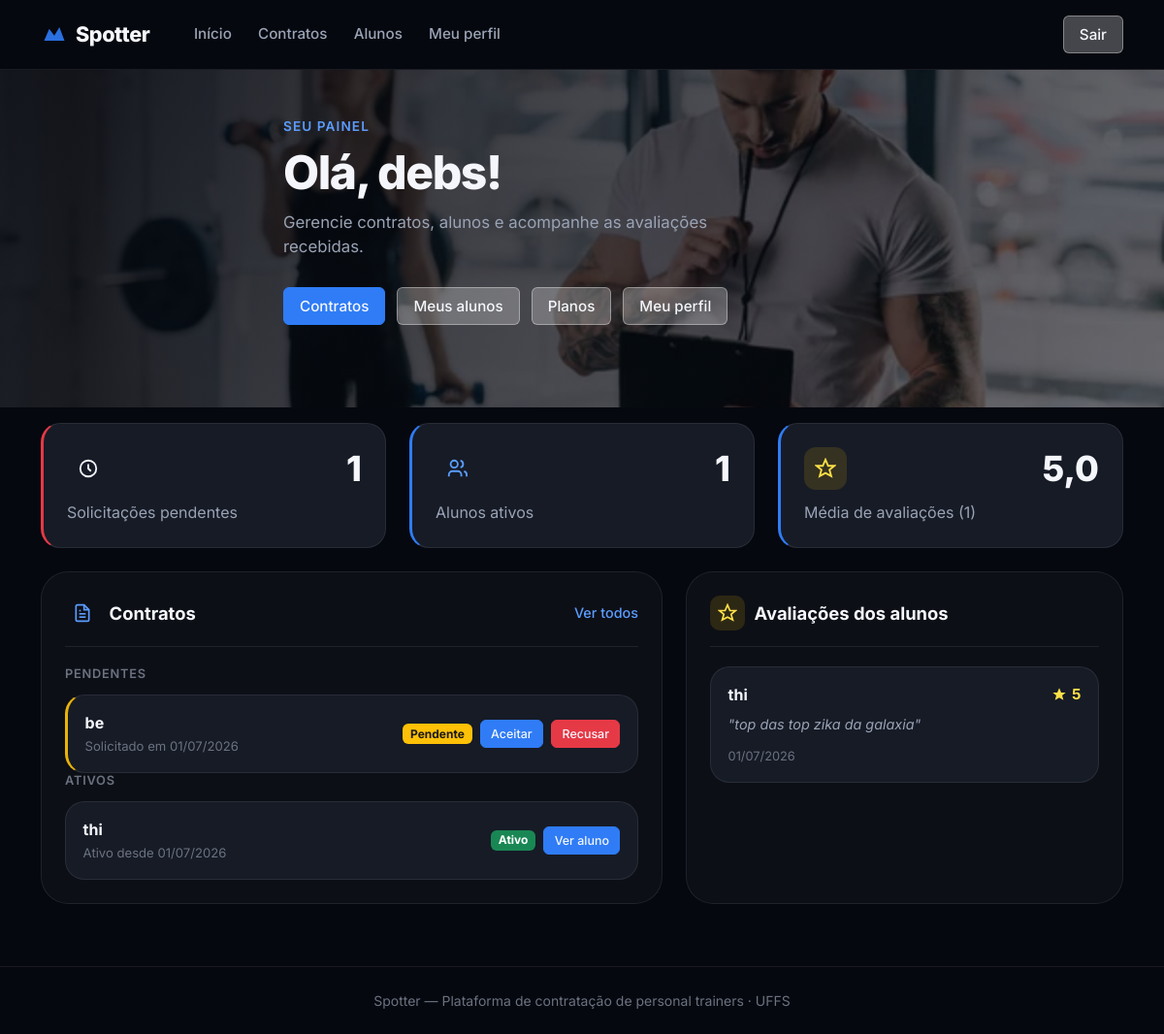
The page /painel/ (signed in) on the database its author committed.
### core/models/usuario.py (models this page shows, shortened)
class Usuario(AbstractBaseUser, PermissionsMixin):
    ALUNO = "aluno"
    PERSONAL = "personal"
    ADMIN = "admin"
    TIPO_CHOICES = [
        (ALUNO, "Aluno"),
        (PERSONAL, "Personal Trainer"),
        (ADMIN, "Administrador"),
    ]
    nome = models.CharField(max_length=150)
    email = models.EmailField(unique=True)
    tipo = models.CharField(max_length=10, choices=TIPO_CHOICES, default=ALUNO)
    cidade = models.CharField(max_length=100, blank=True)
    estado = models.CharField(max_length=2, blank=True)
    cep = models.CharField(max_length=9, blank=True)
    is_active = models.BooleanField(default=True)
    is_staff = models.BooleanField(default=False)
    criado_em = models.DateTimeField(auto_now_add=True)
    groups = models.ManyToManyField(
        "auth.Group",
        blank=True,
        related_name="usuario_set",
    )
    user_permissions = models.ManyToManyField(
        "auth.Permission",
        blank=True,
        related_name="usuario_set",
    )
    objects = UsuarioManager()
    USERNAME_FIELD = "email"
    REQUIRED_FIELDS = ["nome"]
    class Meta:
        verbose_name = "Usuário"
        verbose_name_plural = "Usuários"
    @property
    def eh_personal(self):
        return self.tipo == self.PERSONAL
    @property
    def eh_aluno(self):
        return self.tipo == self.ALUNO

### core/models/perfil_personal.py (models this page shows, shortened)
class PerfilPersonal(models.Model):
    usuario = models.OneToOneField(
        Usuario,
        on_delete=models.CASCADE,
        related_name="perfil_personal",
        limit_choices_to={"tipo": Usuario.PERSONAL},
    )
    cref = models.CharField(max_length=20, unique=True)
    especialidades = models.TextField(
        blank=True,
        help_text="Ex: musculação, funcional, pilates",
    )
    bio = models.TextField(blank=True)
    latitude = models.FloatField(null=True, blank=True)
    longitude = models.FloatField(null=True, blank=True)
    avaliacao_media = models.FloatField(
        default=0.0,
        validators=[MinValueValidator(0.0), MaxValueValidator(5.0)],
    )
    objects = PerfilPersonalManager()
    class Meta:
        verbose_name = "Perfil Personal"
        verbose_name_plural = "Perfis Personal"

### core/models/contrato.py (models this page shows, shortened)
class Contrato(models.Model):
    STATUS_PENDENTE = "pendente"
    STATUS_ATIVO = "ativo"
    STATUS_ENCERRADO = "encerrado"
    STATUS_RECUSADO = "recusado"
    STATUS_CHOICES = [
        (STATUS_PENDENTE, "Pendente"),
        (STATUS_ATIVO, "Ativo"),
        (STATUS_ENCERRADO, "Encerrado"),
        (STATUS_RECUSADO, "Recusado"),
    ]
    personal = models.ForeignKey(
        PerfilPersonal,
        on_delete=models.PROTECT,
        related_name="contratos",
    )
    aluno = models.ForeignKey(
        PerfilAluno,
        on_delete=models.PROTECT,
        related_name="contratos",
    )
    codigo = models.PositiveIntegerField(editable=False, default=0)
    status = models.CharField(
        max_length=12,
        choices=STATUS_CHOICES,
        default=STATUS_PENDENTE,
    )
    criado_em = models.DateTimeField(auto_now_add=True)
    aceito_em = models.DateTimeField(null=True, blank=True)
    encerrado_em = models.DateTimeField(null=True, blank=True)
    objects = ContratoManager()
    class Meta:
        verbose_name = "Contrato"
        verbose_name_plural = "Contratos"
        unique_together = ("personal", "aluno", "codigo")
        app_label = "core"

### core/models/perfil_aluno.py (models this page shows, shortened)
class PerfilAluno(models.Model):
    NIVEL_CHOICES = [
        ("iniciante", "Iniciante"),
        ("intermediario", "Intermediário"),
        ("avancado", "Avançado"),
    ]
    usuario = models.OneToOneField(
        Usuario,
        on_delete=models.CASCADE,
        related_name="perfil_aluno",
        limit_choices_to={"tipo": Usuario.ALUNO},
    )
    objetivos = models.TextField(blank=True)
    nivel_condicionamento = models.CharField(
        max_length=15,
        choices=NIVEL_CHOICES,
        default="iniciante",
    )
    historico_lesoes = models.TextField(blank=True)
    restricoes_fisicas = models.TextField(blank=True)
    disponibilidade = models.TextField(
        blank=True,
        help_text="Ex: manhãs, seg/qua/sex",
    )
    class Meta:
        verbose_name = "Perfil Aluno"
        verbose_name_plural = "Perfis Aluno"

### core/models/avaliacao.py (models this page shows, shortened)
class Avaliacao(models.Model):
    contrato = models.OneToOneField(
        Contrato,
        on_delete=models.CASCADE,
        related_name="avaliacao",
    )
    aluno = models.ForeignKey(
        PerfilAluno,
        on_delete=models.CASCADE,
        related_name="avaliacoes_feitas",
    )
    personal = models.ForeignKey(
        PerfilPersonal,
        on_delete=models.CASCADE,
        related_name="avaliacoes_recebidas",
    )
    nota = models.PositiveSmallIntegerField(
        validators=[MinValueValidator(1), MaxValueValidator(5)],
        help_text="Nota de 1 a 5",
    )
    comentario = models.TextField(blank=True)
    criado_em = models.DateTimeField(auto_now_add=True)
    class Meta:
        verbose_name = "Avaliação"
        verbose_name_plural = "Avaliações"
        app_label = "core"

### core/views/auth.py (the view)
# urls.py: path("painel/", views.DashboardView.as_view(), name="dashboard"),
class DashboardView(View):
    def dispatch(self, request, *args, **kwargs):
        if not request.user.is_authenticated:
            return redirect("core:login")
        if request.user.is_superuser or request.user.is_staff:
            return redirect("admin:index")
        if request.user.eh_aluno:
            return AlunoDashboardView.as_view()(request, *args, **kwargs)
        if request.user.eh_personal:
            return PersonalDashboardView.as_view()(request, *args, **kwargs)
        return TemplateView.as_view(template_name="core/home.html")(request, *args, **kwargs)

### core/templates/core/personal/dashboard.html (shortened to what this page needs)
{% extends "core/base.html" %}
{% load static %}
{% block body_class %}page-personal-dashboard{% endblock %}
{% block content %}
<section class="personal-hero">
    <div class="personal-hero__bg" style="background-image: url('{% static 'core/img/personal-hero-bg.png' %}');" aria-hidden="true"></div>
    <div class="personal-hero__overlay" aria-hidden="true"></div>
    <div class="container personal-hero__content">
        <p class="personal-hero__eyebrow">Seu painel</p>
        <h1 class="personal-hero__title">Olá, {{ user.nome }}!</h1>
        <p class="personal-hero__subtitle">Gerencie contratos, alunos e acompanhe as avaliações recebidas.</p>
        <div class="personal-hero__actions">
            <a href="{% url 'core:personal_contratos' %}" class="btn-outline-color btn-outline-blue">Contratos</a>
            <a href="{% url 'core:personal_alunos' %}" class="btn-outline-color btn-outline-white">Meus alunos</a>
            <a href="{% url 'core:personal_planos' %}" class="btn-outline-color btn-outline-white">Planos</a>
            <a href="{% url 'core:personal_perfil' %}" class="btn-outline-color btn-outline-white">Meu perfil</a>
        </div>
    </div>
</section>
<div class="personal-dashboard">
    <div class="container">
        <div class="row g-4 mb-4">
            <div class="col-md-4">
                <div class="stat-card stat-card--icon stat-card-warn">
                    <div class="stat-card__top">
                        <span class="stat-card__icon stat-card__icon--warn" aria-hidden="true">
                            <svg width="22" height="22" viewBox="0 0 24 24" fill="none" stroke="currentColor" stroke-width="2"><circle cx="12" cy="12" r="9"/><path d="M12 7v5l3 3"/></svg>
                        </span>
                        <div class="stat-value">{{ contratos_pendentes_count }}</div>
                    </div>
                    <div class="stat-label">Solicitações pendentes</div>
                </div>
            </div>
            <div class="col-md-4">
                <div class="stat-card stat-card--icon">
                    <div class="stat-card__top">
                        <span class="stat-card__icon" aria-hidden="true">
                            <svg width="22" height="22" viewBox="0 0 24 24" fill="none" stroke="currentColor" stroke-width="2"><path d="M17 21v-2a4 4 0 0 0-4-4H7a4 4 0 0 0-4 4v2"/><circle cx="9" cy="7" r="4"/><path d="M23 21v-2a4 4 0 0 0-3-3.87"/><path d="M16 3.13a4 4 0 0 1 0 7.75"/></svg>
                        </span>
                        <div class="stat-value">{{ contratos_ativos_count }}</div>
                    </div>
                    <div class="stat-label">Alunos ativos</div>
                </div>
            </div>
            <div class="col-md-4">
                <div class="stat-card stat-card--icon">
                    <div class="stat-card__top">
                        <span class="stat-card__icon stat-card__icon--star" aria-hidden="true">
                            <svg width="22" height="22" viewBox="0 0 24 24" fill="none" stroke="currentColor" stroke-width="2"><path d="M12 2l3 7h7l-5.5 4.5 2 7L12 17l-6.5 3.5 2-7L2 9h7z"/></svg>
                        </span>
                        <div class="stat-value">{{ personal.avaliacao_media|floatformat:1 }}</div>
                    </div>
                    <div class="stat-label">Média de avaliações ({{ avaliacoes_count }})</div>
                </div>
            </div>
        </div>
        <div class="row g-4">
            <div class="col-lg-7">
                <section class="dashboard-panel">
                    <div class="dashboard-panel__header">
                        <h2 class="dashboard-panel__title">
                            <span class="dashboard-panel__title-icon" aria-hidden="true">
                                <svg width="20" height="20" viewBox="0 0 24 24" fill="none" stroke="currentColor" stroke-width="2"><path d="M14 2H6a2 2 0 0 0-2 2v16a2 2 0 0 0 2 2h12a2 2 0 0 0 2-2V8z"/><path d="M14 2v6h6"/><path d="M16 13H8"/><path d="M16 17H8"/><path d="M10 9H8"/></svg>
                            </span>
                            Contratos
                        </h2>
                        <a href="{% url 'core:personal_contratos' %}" class="dashboard-panel__link">Ver todos</a>
                    </div>
                    <div class="dashboard-panel__section">
                        <h3 class="dashboard-panel__section-title">Pendentes</h3>
                        {% if contratos_pendentes %}
                        <div class="contract-list">
                            {% for c in contratos_pendentes %}
                            <article class="contract-card contract-card--pending">
                                <div class="contract-card__info">
                                    <strong class="contract-card__name">{{ c.aluno.usuario.nome }}</strong>
                                    <span class="contract-card__meta">Solicitado em {{ c.criado_em|date:"d/m/Y" }}</span>
                                </div>
                                <div class="contract-card__actions">
                                    {% include "core/partials/status_badge.html" with status=c.status %}
                                    <form method="post" action="{% url 'core:personal_aceitar_contrato' c.pk %}">
                                        <button type="submit" class="btn-outline-color btn-outline-blue btn-outline-sm">Aceitar</button>
                                    </form>
                                    <button class="btn-outline-color btn-outline-red btn-outline-sm"
                                            data-bs-toggle="modal"
                                            data-bs-target="#modalRecusarDash{{ c.pk }}">
                                        Recusar
                                    </button>
                                </div>
                            </article>
                            {% endfor %}
                        </div>
                        {% else %}
                        <p class="dashboard-empty">Nenhuma solicitação aguardando resposta.</p>
                        {% endif %}
                    </div>
                    <div class="dashboard-panel__section">
                        <h3 class="dashboard-panel__section-title">Ativos</h3>
                        {% if contratos_ativos %}
                        <div class="contract-list">
                            {% for c in contratos_ativos %}
                            <article class="contract-card">
                                <div class="contract-card__info">
                                    <strong class="contract-card__name">{{ c.aluno.usuario.nome }}</strong>
                                    <span class="contract-card__meta">
                                        {% if c.aceito_em %}
                                        Ativo desde {{ c.aceito_em|date:"d/m/Y" }}
                                        {% else %}
                                        Desde {{ c.criado_em|date:"d/m/Y" }}
                                        {% endif %}
                                    </span>
                                </div>
                                <div class="contract-card__actions">
                                    {% include "core/partials/status_badge.html" with status=c.status %}
                                    <a href="{% url 'core:personal_aluno_detail' c.aluno.pk %}" class="btn-outline-color btn-outline-blue btn-outline-sm">Ver aluno</a>
                                </div>
                            </article>
                            {% endfor %}
                        </div>
                        {% else %}
                        <p class="dashboard-empty">Nenhum aluno com contrato ativo no momento.</p>
                        {% endif %}
                    </div>
                </section>
            </div>
            <div class="col-lg-5">
                <section class="dashboard-panel">
                    <div class="dashboard-panel__header">
                        <h2 class="dashboard-panel__title">
                            <span class="dashboard-panel__title-icon dashboard-panel__title-icon--star" aria-hidden="true">
                                <svg width="20" height="20" viewBox="0 0 24 24" fill="none" stroke="currentColor" stroke-width="2"><path d="M12 2l3 7h7l-5.5 4.5 2 7L12 17l-6.5 3.5 2-7L2 9h7z"/></svg>
                            </span>
                            Avaliações dos alunos
                        </h2>
                    </div>
                    {% if avaliacoes %}
                    <div class="avaliacao-list">
                        {% for a in avaliacoes %}
                        <article class="avaliacao-card">
                            <div class="avaliacao-card__header">
                                <strong class="avaliacao-card__name">{{ a.aluno.usuario.nome }}</strong>
                                <span class="avaliacao-card__rating" aria-label="{{ a.nota }} de 5 estrelas">
                                    <svg width="16" height="16" viewBox="0 0 24 24" fill="currentColor" aria-hidden="true"><path d="M12 2l3 7h7l-5.5 4.5 2 7L12 17l-6.5 3.5 2-7L2 9h7z"/></svg>
                                    {{ a.nota }}
                                </span>
                            </div>
                            {% if a.comentario %}
                            <p class="avaliacao-card__comment">"{{ a.comentario|truncatewords:24 }}"</p>
                            {% else %}
                            <p class="avaliacao-card__comment avaliacao-card__comment--empty">Sem comentário.</p>
                            {% endif %}
                            <span class="avaliacao-card__meta">{{ a.criado_em|date:"d/m/Y" }}</span>
                        </article>
                        {% endfor %}
                    </div>
                    {% else %}
                    <p class="dashboard-empty">Nenhuma avaliação recebida ainda. Quando alunos avaliarem seus contratos, elas aparecerão aqui.</p>
                    {% endif %}
                </section>
            </div>
        </div>
    </div>
</div>
{% endblock %}

### core/templates/core/partials/status_badge.html
{% if status == "pendente" %}
<span class="badge bg-warning text-dark">Pendente</span>
{% elif status == "ativo" %}
<span class="badge bg-success">Ativo</span>
{% elif status == "encerrado" %}
<span class="badge bg-secondary">Encerrado</span>
{% elif status == "recusado" %}
<span class="badge bg-danger">Recusado</span>
{% else %}
<span class="badge bg-light text-dark">{{ status }}</span>
{% endif %}

### rows shown on the page
Usuario: nome "debs"
PerfilPersonal: avaliacao_media "5,0"
Contrato: aluno.usuario.nome "be", criado_em "01/07/2026", status "Pendente"
Contrato: aluno.usuario.nome "thi", aceito_em "01/07/2026", status "Ativo"
Avaliacao: aluno.usuario.nome "thi", nota "5", comentario "top das top zika da galaxia", criado_em "01/07/2026"

### other values the page prints
{{ contratos_pendentes_count }} "1"
{{ contratos_ativos_count }} "1"
{{ avaliacoes_count }} "1"
